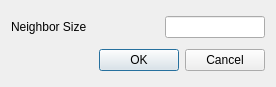
<?xml version="1.0" encoding="UTF-8"?>
<ui version="4.0">
 <class>DialogPointCloudNormalEstimation</class>
 <widget class="QDialog" name="DialogPointCloudNormalEstimation">
  <property name="geometry">
   <rect>
    <x>0</x>
    <y>0</y>
    <width>276</width>
    <height>87</height>
   </rect>
  </property>
  <property name="windowTitle">
   <string>Normal Estimation</string>
  </property>
  <layout class="QVBoxLayout" name="verticalLayout">
   <item>
    <layout class="QHBoxLayout" name="horizontalLayout">
     <item>
      <widget class="QLabel" name="labelNeighborSize">
       <property name="text">
        <string>Neighbor Size</string>
       </property>
       <property name="buddy">
        <cstring>lineEditNeighborSize</cstring>
       </property>
      </widget>
     </item>
     <item>
      <widget class="QLineEdit" name="lineEditNeighborSize">
       <property name="maximumSize">
        <size>
         <width>100</width>
         <height>16777215</height>
        </size>
       </property>
       <property name="alignment">
        <set>Qt::AlignCenter</set>
       </property>
      </widget>
     </item>
    </layout>
   </item>
   <item>
    <widget class="QDialogButtonBox" name="buttonBox">
     <property name="standardButtons">
      <set>QDialogButtonBox::Cancel|QDialogButtonBox::Ok</set>
     </property>
    </widget>
   </item>
  </layout>
 </widget>
 <layoutdefault spacing="6" margin="11"/>
 <tabstops>
  <tabstop>lineEditNeighborSize</tabstop>
 </tabstops>
 <resources/>
 <connections>
  <connection>
   <sender>buttonBox</sender>
   <signal>accepted()</signal>
   <receiver>DialogPointCloudNormalEstimation</receiver>
   <slot>accept()</slot>
   <hints>
    <hint type="sourcelabel">
     <x>93</x>
     <y>67</y>
    </hint>
    <hint type="destinationlabel">
     <x>5</x>
     <y>3</y>
    </hint>
   </hints>
  </connection>
  <connection>
   <sender>buttonBox</sender>
   <signal>rejected()</signal>
   <receiver>DialogPointCloudNormalEstimation</receiver>
   <slot>reject()</slot>
   <hints>
    <hint type="sourcelabel">
     <x>188</x>
     <y>62</y>
    </hint>
    <hint type="destinationlabel">
     <x>216</x>
     <y>-1</y>
    </hint>
   </hints>
  </connection>
 </connections>
</ui>
